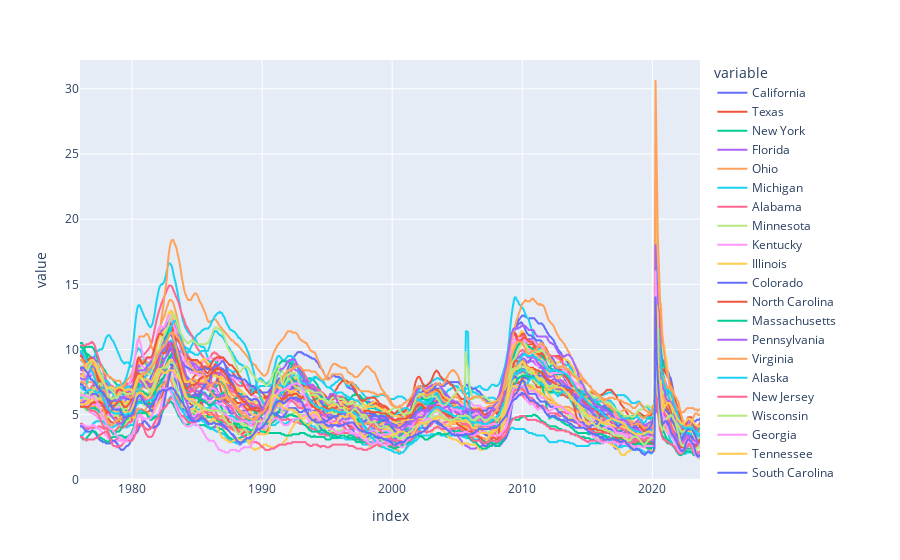

Here is the notebook cell this chart was saved with:
### Code cell
px.line(uemp_states)

### Figure 1 — Plotly figure (JSON) as saved in the notebook; plotly's stock layout.template omitted (floating-point values rounded to 4 significant figures; data arrays with more than 128 entries replaced by an {"elided": "..."} marker saying what was removed)
{"data": [{"hovertemplate": "variable=California<br>index=%{x}<br>value=%{y}<extra></extra>", "legendgroup": "California", "line": {"color": "#636efa", "dash": "solid"}, "marker": {"symbol": "circle"}, "mode": "lines", "name": "California", "showlegend": true, "type": "scattergl", "x": {"elided": "573 str values"}, "xaxis": "x", "y": {"elided": "573 float values"}, "yaxis": "y"}, {"hovertemplate": "variable=Texas<br>index=%{x}<br>value=%{y}<extra></extra>", "legendgroup": "Texas", "line": {"color": "#EF553B", "dash": "solid"}, "marker": {"symbol": "circle"}, "mode": "lines", "name": "Texas", "showlegend": true, "type": "scattergl", "x": {"elided": "573 str values"}, "xaxis": "x", "y": {"elided": "573 float values"}, "yaxis": "y"}, {"hovertemplate": "variable=New York<br>index=%{x}<br>value=%{y}<extra></extra>", "legendgroup": "New York", "line": {"color": "#00cc96", "dash": "solid"}, "marker": {"symbol": "circle"}, "mode": "lines", "name": "New York", "showlegend": true, "type": "scattergl", "x": {"elided": "573 str values"}, "xaxis": "x", "y": {"elided": "573 float values"}, "yaxis": "y"}, {"hovertemplate": "variable=Florida<br>index=%{x}<br>value=%{y}<extra></extra>", "legendgroup": "Florida", "line": {"color": "#ab63fa", "dash": "solid"}, "marker": {"symbol": "circle"}, "mode": "lines", "name": "Florida", "showlegend": true, "type": "scattergl", "x": {"elided": "573 str values"}, "xaxis": "x", "y": {"elided": "573 float values"}, "yaxis": "y"}, {"hovertemplate": "variable=Ohio<br>index=%{x}<br>value=%{y}<extra></extra>", "legendgroup": "Ohio", "line": {"color": "#FFA15A", "dash": "solid"}, "marker": {"symbol": "circle"}, "mode": "lines", "name": "Ohio", "showlegend": true, "type": "scattergl", "x": {"elided": "573 str values"}, "xaxis": "x", "y": {"elided": "573 float values"}, "yaxis": "y"}, {"hovertemplate": "variable=Michigan<br>index=%{x}<br>value=%{y}<extra></extra>", "legendgroup": "Michigan", "line": {"color": "#19d3f3", "dash": "solid"}, "marker": {"symbol": "circle"}, "mode": "lines", "name": "Michigan", "showlegend": true, "type": "scattergl", "x": {"elided": "573 str values"}, "xaxis": "x", "y": {"elided": "573 float values"}, "yaxis": "y"}, {"hovertemplate": "variable=Alabama<br>index=%{x}<br>value=%{y}<extra></extra>", "legendgroup": "Alabama", "line": {"color": "#FF6692", "dash": "solid"}, "marker": {"symbol": "circle"}, "mode": "lines", "name": "Alabama", "showlegend": true, "type": "scattergl", "x": {"elided": "573 str values"}, "xaxis": "x", "y": {"elided": "573 float values"}, "yaxis": "y"}, {"hovertemplate": "variable=Minnesota<br>index=%{x}<br>value=%{y}<extra></extra>", "legendgroup": "Minnesota", "line": {"color": "#B6E880", "dash": "solid"}, "marker": {"symbol": "circle"}, "mode": "lines", "name": "Minnesota", "showlegend": true, "type": "scattergl", "x": {"elided": "573 str values"}, "xaxis": "x", "y": {"elided": "573 float values"}, "yaxis": "y"}, {"hovertemplate": "variable=Kentucky<br>index=%{x}<br>value=%{y}<extra></extra>", "legendgroup": "Kentucky", "line": {"color": "#FF97FF", "dash": "solid"}, "marker": {"symbol": "circle"}, "mode": "lines", "name": "Kentucky", "showlegend": true, "type": "scattergl", "x": {"elided": "573 str values"}, "xaxis": "x", "y": {"elided": "573 float values"}, "yaxis": "y"}, {"hovertemplate": "variable=Illinois<br>index=%{x}<br>value=%{y}<extra></extra>", "legendgroup": "Illinois", "line": {"color": "#FECB52", "dash": "solid"}, "marker": {"symbol": "circle"}, "mode": "lines", "name": "Illinois", "showlegend": true, "type": "scattergl", "x": {"elided": "573 str values"}, "xaxis": "x", "y": {"elided": "573 float values"}, "yaxis": "y"}, {"hovertemplate": "variable=Colorado<br>index=%{x}<br>value=%{y}<extra></extra>", "legendgroup": "Colorado", "line": {"color": "#636efa", "dash": "solid"}, "marker": {"symbol": "circle"}, "mode": "lines", "name": "Colorado", "showlegend": true, "type": "scattergl", "x": {"elided": "573 str values"}, "xaxis": "x", "y": {"elided": "573 float values"}, "yaxis": "y"}, {"hovertemplate": "variable=North Carolina<br>index=%{x}<br>value=%{y}<extra></extra>", "legendgroup": "North Carolina", "line": {"color": "#EF553B", "dash": "solid"}, "marker": {"symbol": "circle"}, "mode": "lines", "name": "North Carolina", "showlegend": true, "type": "scattergl", "x": {"elided": "573 str values"}, "xaxis": "x", "y": {"elided": "573 float values"}, "yaxis": "y"}, {"hovertemplate": "variable=Massachusetts<br>index=%{x}<br>value=%{y}<extra></extra>", "legendgroup": "Massachusetts", "line": {"color": "#00cc96", "dash": "solid"}, "marker": {"symbol": "circle"}, "mode": "lines", "name": "Massachusetts", "showlegend": true, "type": "scattergl", "x": {"elided": "573 str values"}, "xaxis": "x", "y": {"elided": "573 float values"}, "yaxis": "y"}, {"hovertemplate": "variable=Pennsylvania<br>index=%{x}<br>value=%{y}<extra></extra>", "legendgroup": "Pennsylvania", "line": {"color": "#ab63fa", "dash": "solid"}, "marker": {"symbol": "circle"}, "mode": "lines", "name": "Pennsylvania", "showlegend": true, "type": "scattergl", "x": {"elided": "573 str values"}, "xaxis": "x", "y": {"elided": "573 float values"}, "yaxis": "y"}, {"hovertemplate": "variable=Virginia<br>index=%{x}<br>value=%{y}<extra></extra>", "legendgroup": "Virginia", "line": {"color": "#FFA15A", "dash": "solid"}, "marker": {"symbol": "circle"}, "mode": "lines", "name": "Virginia", "showlegend": true, "type": "scattergl", "x": {"elided": "573 str values"}, "xaxis": "x", "y": {"elided": "573 float values"}, "yaxis": "y"}, {"hovertemplate": "variable=Alaska<br>index=%{x}<br>value=%{y}<extra></extra>", "legendgroup": "Alaska", "line": {"color": "#19d3f3", "dash": "solid"}, "marker": {"symbol": "circle"}, "mode": "lines", "name": "Alaska", "showlegend": true, "type": "scattergl", "x": {"elided": "573 str values"}, "xaxis": "x", "y": {"elided": "573 float values"}, "yaxis": "y"}, {"hovertemplate": "variable=New Jersey<br>index=%{x}<br>value=%{y}<extra></extra>", "legendgroup": "New Jersey", "line": {"color": "#FF6692", "dash": "solid"}, "marker": {"symbol": "circle"}, "mode": "lines", "name": "New Jersey", "showlegend": true, "type": "scattergl", "x": {"elided": "573 str values"}, "xaxis": "x", "y": {"elided": "573 float values"}, "yaxis": "y"}, {"hovertemplate": "variable=Wisconsin<br>index=%{x}<br>value=%{y}<extra></extra>", "legendgroup": "Wisconsin", "line": {"color": "#B6E880", "dash": "solid"}, "marker": {"symbol": "circle"}, "mode": "lines", "name": "Wisconsin", "showlegend": true, "type": "scattergl", "x": {"elided": "573 str values"}, "xaxis": "x", "y": {"elided": "573 float values"}, "yaxis": "y"}, {"hovertemplate": "variable=Georgia<br>index=%{x}<br>value=%{y}<extra></extra>", "legendgroup": "Georgia", "line": {"color": "#FF97FF", "dash": "solid"}, "marker": {"symbol": "circle"}, "mode": "lines", "name": "Georgia", "showlegend": true, "type": "scattergl", "x": {"elided": "573 str values"}, "xaxis": "x", "y": {"elided": "573 float values"}, "yaxis": "y"}, {"hovertemplate": "variable=Tennessee<br>index=%{x}<br>value=%{y}<extra></extra>", "legendgroup": "Tennessee", "line": {"color": "#FECB52", "dash": "solid"}, "marker": {"symbol": "circle"}, "mode": "lines", "name": "Tennessee", "showlegend": true, "type": "scattergl", "x": {"elided": "573 str values"}, "xaxis": "x", "y": {"elided": "573 float values"}, "yaxis": "y"}, {"hovertemplate": "variable=South Carolina<br>index=%{x}<br>value=%{y}<extra></extra>", "legendgroup": "South Carolina", "line": {"color": "#636efa", "dash": "solid"}, "marker": {"symbol": "circle"}, "mode": "lines", "name": "South Carolina", "showlegend": true, "type": "scattergl", "x": {"elided": "573 str values"}, "xaxis": "x", "y": {"elided": "573 float values"}, "yaxis": "y"}, {"hovertemplate": "variable=New Mexico<br>index=%{x}<br>value=%{y}<extra></extra>", "legendgroup": "New Mexico", "line": {"color": "#EF553B", "dash": "solid"}, "marker": {"symbol": "circle"}, "mode": "lines", "name": "New Mexico", "showlegend": true, "type": "scattergl", "x": {"elided": "573 str values"}, "xaxis": "x", "y": {"elided": "573 float values"}, "yaxis": "y"}, {"hovertemplate": "variable=Arizona<br>index=%{x}<br>value=%{y}<extra></extra>", "legendgroup": "Arizona", "line": {"color": "#00cc96", "dash": "solid"}, "marker": {"symbol": "circle"}, "mode": "lines", "name": "Arizona", "showlegend": true, "type": "scattergl", "x": {"elided": "573 str values"}, "xaxis": "x", "y": {"elided": "573 float values"}, "yaxis": "y"}, {"hovertemplate": "variable=Washington<br>index=%{x}<br>value=%{y}<extra></extra>", "legendgroup": "Washington", "line": {"color": "#ab63fa", "dash": "solid"}, "marker": {"symbol": "circle"}, "mode": "lines", "name": "Washington", "showlegend": true, "type": "scattergl", "x": {"elided": "573 str values"}, "xaxis": "x", "y": {"elided": "573 float values"}, "yaxis": "y"}, {"hovertemplate": "variable=West Virginia<br>index=%{x}<br>value=%{y}<extra></extra>", "legendgroup": "West Virginia", "line": {"color": "#FFA15A", "dash": "solid"}, "marker": {"symbol": "circle"}, "mode": "lines", "name": "West Virginia", "showlegend": true, "type": "scattergl", "x": {"elided": "573 str values"}, "xaxis": "x", "y": {"elided": "573 float values"}, "yaxis": "y"}, {"hovertemplate": "variable=North Dakota<br>index=%{x}<br>value=%{y}<extra></extra>", "legendgroup": "North Dakota", "line": {"color": "#19d3f3", "dash": "solid"}, "marker": {"symbol": "circle"}, "mode": "lines", "name": "North Dakota", "showlegend": true, "type": "scattergl", "x": {"elided": "573 str values"}, "xaxis": "x", "y": {"elided": "573 float values"}, "yaxis": "y"}, {"hovertemplate": "variable=Iowa<br>index=%{x}<br>value=%{y}<extra></extra>", "legendgroup": "Iowa", "line": {"color": "#FF6692", "dash": "solid"}, "marker": {"symbol": "circle"}, "mode": "lines", "name": "Iowa", "showlegend": true, "type": "scattergl", "x": {"elided": "573 str values"}, "xaxis": "x", "y": {"elided": "573 float values"}, "yaxis": "y"}, {"hovertemplate": "variable=Maryland<br>index=%{x}<br>value=%{y}<extra></extra>", "legendgroup": "Maryland", "line": {"color": "#B6E880", "dash": "solid"}, "marker": {"symbol": "circle"}, "mode": "lines", "name": "Maryland", "showlegend": true, "type": "scattergl", "x": {"elided": "573 str values"}, "xaxis": "x", "y": {"elided": "573 float values"}, "yaxis": "y"}, {"hovertemplate": "variable=Indiana<br>index=%{x}<br>value=%{y}<extra></extra>", "legendgroup": "Indiana", "line": {"color": "#FF97FF", "dash": "solid"}, "marker": {"symbol": "circle"}, "mode": "lines", "name": "Indiana", "showlegend": true, "type": "scattergl", "x": {"elided": "573 str values"}, "xaxis": "x", "y": {"elided": "573 float values"}, "yaxis": "y"}, {"hovertemplate": "variable=Hawaii<br>index=%{x}<br>value=%{y}<extra></extra>", "legendgroup": "Hawaii", "line": {"color": "#FECB52", "dash": "solid"}, "marker": {"symbol": "circle"}, "mode": "lines", "name": "Hawaii", "showlegend": true, "type": "scattergl", "x": {"elided": "573 str values"}, "xaxis": "x", "y": {"elided": "573 float values"}, "yaxis": "y"}, {"hovertemplate": "variable=Arkansas<br>index=%{x}<br>value=%{y}<extra></extra>", "legendgroup": "Arkansas", "line": {"color": "#636efa", "dash": "solid"}, "marker": {"symbol": "circle"}, "mode": "lines", "name": "Arkansas", "showlegend": true, "type": "scattergl", "x": {"elided": "573 str values"}, "xaxis": "x", "y": {"elided": "573 float values"}, "yaxis": "y"}, {"hovertemplate": "variable=Oregon<br>index=%{x}<br>value=%{y}<extra></extra>", "legendgroup": "Oregon", "line": {"color": "#EF553B", "dash": "solid"}, "marker": {"symbol": "circle"}, "mode": "lines", "name": "Oregon", "showlegend": true, "type": "scattergl", "x": {"elided": "573 str values"}, "xaxis": "x", "y": {"elided": "573 float values"}, "yaxis": "y"}, {"hovertemplate": "variable=Utah<br>index=%{x}<br>value=%{y}<extra></extra>", "legendgroup": "Utah", "line": {"color": "#00cc96", "dash": "solid"}, "marker": {"symbol": "circle"}, "mode": "lines", "name": "Utah", "showlegend": true, "type": "scattergl", "x": {"elided": "573 str values"}, "xaxis": "x", "y": {"elided": "573 float values"}, "yaxis": "y"}, {"hovertemplate": "variable=Missouri<br>index=%{x}<br>value=%{y}<extra></extra>", "legendgroup": "Missouri", "line": {"color": "#ab63fa", "dash": "solid"}, "marker": {"symbol": "circle"}, "mode": "lines", "name": "Missouri", "showlegend": true, "type": "scattergl", "x": {"elided": "573 str values"}, "xaxis": "x", "y": {"elided": "573 float values"}, "yaxis": "y"}, {"hovertemplate": "variable=Nevada<br>index=%{x}<br>value=%{y}<extra></extra>", "legendgroup": "Nevada", "line": {"color": "#FFA15A", "dash": "solid"}, "marker": {"symbol": "circle"}, "mode": "lines", "name": "Nevada", "showlegend": true, "type": "scattergl", "x": {"elided": "573 str values"}, "xaxis": "x", "y": {"elided": "573 float values"}, "yaxis": "y"}, {"hovertemplate": "variable=Louisiana<br>index=%{x}<br>value=%{y}<extra></extra>", "legendgroup": "Louisiana", "line": {"color": "#19d3f3", "dash": "solid"}, "marker": {"symbol": "circle"}, "mode": "lines", "name": "Louisiana", "showlegend": true, "type": "scattergl", "x": {"elided": "573 str values"}, "xaxis": "x", "y": {"elided": "573 float values"}, "yaxis": "y"}, {"hovertemplate": "variable=Oklahoma<br>index=%{x}<br>value=%{y}<extra></extra>", "legendgroup": "Oklahoma", "line": {"color": "#FF6692", "dash": "solid"}, "marker": {"symbol": "circle"}, "mode": "lines", "name": "Oklahoma", "showlegend": true, "type": "scattergl", "x": {"elided": "573 str values"}, "xaxis": "x", "y": {"elided": "573 float values"}, "yaxis": "y"}, {"hovertemplate": "variable=Mississippi<br>index=%{x}<br>value=%{y}<extra></extra>", "legendgroup": "Mississippi", "line": {"color": "#B6E880", "dash": "solid"}, "marker": {"symbol": "circle"}, "mode": "lines", "name": "Mississippi", "showlegend": true, "type": "scattergl", "x": {"elided": "573 str values"}, "xaxis": "x", "y": {"elided": "573 float values"}, "yaxis": "y"}, {"hovertemplate": "variable=Kansas<br>index=%{x}<br>value=%{y}<extra></extra>", "legendgroup": "Kansas", "line": {"color": "#FF97FF", "dash": "solid"}, "marker": {"symbol": "circle"}, "mode": "lines", "name": "Kansas", "showlegend": true, "type": "scattergl", "x": {"elided": "573 str values"}, "xaxis": "x", "y": {"elided": "573 float values"}, "yaxis": "y"}, {"hovertemplate": "variable=Montana<br>index=%{x}<br>value=%{y}<extra></extra>", "legendgroup": "Montana", "line": {"color": "#FECB52", "dash": "solid"}, "marker": {"symbol": "circle"}, "mode": "lines", "name": "Montana", "showlegend": true, "type": "scattergl", "x": {"elided": "573 str values"}, "xaxis": "x", "y": {"elided": "573 float values"}, "yaxis": "y"}, {"hovertemplate": "variable=Wyoming<br>index=%{x}<br>value=%{y}<extra></extra>", "legendgroup": "Wyoming", "line": {"color": "#636efa", "dash": "solid"}, "marker": {"symbol": "circle"}, "mode": "lines", "name": "Wyoming", "showlegend": true, "type": "scattergl", "x": {"elided": "573 str values"}, "xaxis": "x", "y": {"elided": "573 float values"}, "yaxis": "y"}, {"hovertemplate": "variable=Idaho<br>index=%{x}<br>value=%{y}<extra></extra>", "legendgroup": "Idaho", "line": {"color": "#EF553B", "dash": "solid"}, "marker": {"symbol": "circle"}, "mode": "lines", "name": "Idaho", "showlegend": true, "type": "scattergl", "x": {"elided": "573 str values"}, "xaxis": "x", "y": {"elided": "573 float values"}, "yaxis": "y"}, {"hovertemplate": "variable=South Dakota<br>index=%{x}<br>value=%{y}<extra></extra>", "legendgroup": "South Dakota", "line": {"color": "#00cc96", "dash": "solid"}, "marker": {"symbol": "circle"}, "mode": "lines", "name": "South Dakota", "showlegend": true, "type": "scattergl", "x": {"elided": "573 str values"}, "xaxis": "x", "y": {"elided": "573 float values"}, "yaxis": "y"}, {"hovertemplate": "variable=Rhode Island<br>index=%{x}<br>value=%{y}<extra></extra>", "legendgroup": "Rhode Island", "line": {"color": "#ab63fa", "dash": "solid"}, "marker": {"symbol": "circle"}, "mode": "lines", "name": "Rhode Island", "showlegend": true, "type": "scattergl", "x": {"elided": "573 str values"}, "xaxis": "x", "y": {"elided": "573 float values"}, "yaxis": "y"}, {"hovertemplate": "variable=the District of Columbia<br>index=%{x}<br>value=%{y}<extra></extra>", "legendgroup": "the District of Columbia", "line": {"color": "#FFA15A", "dash": "solid"}, "marker": {"symbol": "circle"}, "mode": "lines", "name": "the District of Columbia", "showlegend": true, "type": "scattergl", "x": {"elided": "573 str values"}, "xaxis": "x", "y": {"elided": "573 float values"}, "yaxis": "y"}, {"hovertemplate": "variable=Connecticut<br>index=%{x}<br>value=%{y}<extra></extra>", "legendgroup": "Connecticut", "line": {"color": "#19d3f3", "dash": "solid"}, "marker": {"symbol": "circle"}, "mode": "lines", "name": "Connecticut", "showlegend": true, "type": "scattergl", "x": {"elided": "573 str values"}, "xaxis": "x", "y": {"elided": "573 float values"}, "yaxis": "y"}, {"hovertemplate": "variable=Nebraska<br>index=%{x}<br>value=%{y}<extra></extra>", "legendgroup": "Nebraska", "line": {"color": "#FF6692", "dash": "solid"}, "marker": {"symbol": "circle"}, "mode": "lines", "name": "Nebraska", "showlegend": true, "type": "scattergl", "x": {"elided": "573 str values"}, "xaxis": "x", "y": {"elided": "573 float values"}, "yaxis": "y"}, {"hovertemplate": "variable=Maine<br>index=%{x}<br>value=%{y}<extra></extra>", "legendgroup": "Maine", "line": {"color": "#B6E880", "dash": "solid"}, "marker": {"symbol": "circle"}, "mode": "lines", "name": "Maine", "showlegend": true, "type": "scattergl", "x": {"elided": "573 str values"}, "xaxis": "x", "y": {"elided": "573 float values"}, "yaxis": "y"}, {"hovertemplate": "variable=New Hampshire<br>index=%{x}<br>value=%{y}<extra></extra>", "legendgroup": "New Hampshire", "line": {"color": "#FF97FF", "dash": "solid"}, "marker": {"symbol": "circle"}, "mode": "lines", "name": "New Hampshire", "showlegend": true, "type": "scattergl", "x": {"elided": "573 str values"}, "xaxis": "x", "y": {"elided": "573 float values"}, "yaxis": "y"}, {"hovertemplate": "variable=Delaware<br>index=%{x}<br>value=%{y}<extra></extra>", "legendgroup": "Delaware", "line": {"color": "#FECB52", "dash": "solid"}, "marker": {"symbol": "circle"}, "mode": "lines", "name": "Delaware", "showlegend": true, "type": "scattergl", "x": {"elided": "573 str values"}, "xaxis": "x", "y": {"elided": "573 float values"}, "yaxis": "y"}, {"hovertemplate": "variable=Vermont<br>index=%{x}<br>value=%{y}<extra></extra>", "legendgroup": "Vermont", "line": {"color": "#636efa", "dash": "solid"}, "marker": {"symbol": "circle"}, "mode": "lines", "name": "Vermont", "showlegend": true, "type": "scattergl", "x": {"elided": "573 str values"}, "xaxis": "x", "y": {"elided": "573 float values"}, "yaxis": "y"}], "layout": {"legend": {"title": {"text": "variable"}, "tracegroupgap": 0}, "margin": {"t": 60}, "xaxis": {"anchor": "y", "domain": [0, 1], "title": {"text": "index"}}, "yaxis": {"anchor": "x", "domain": [0, 1], "title": {"text": "value"}}}}
